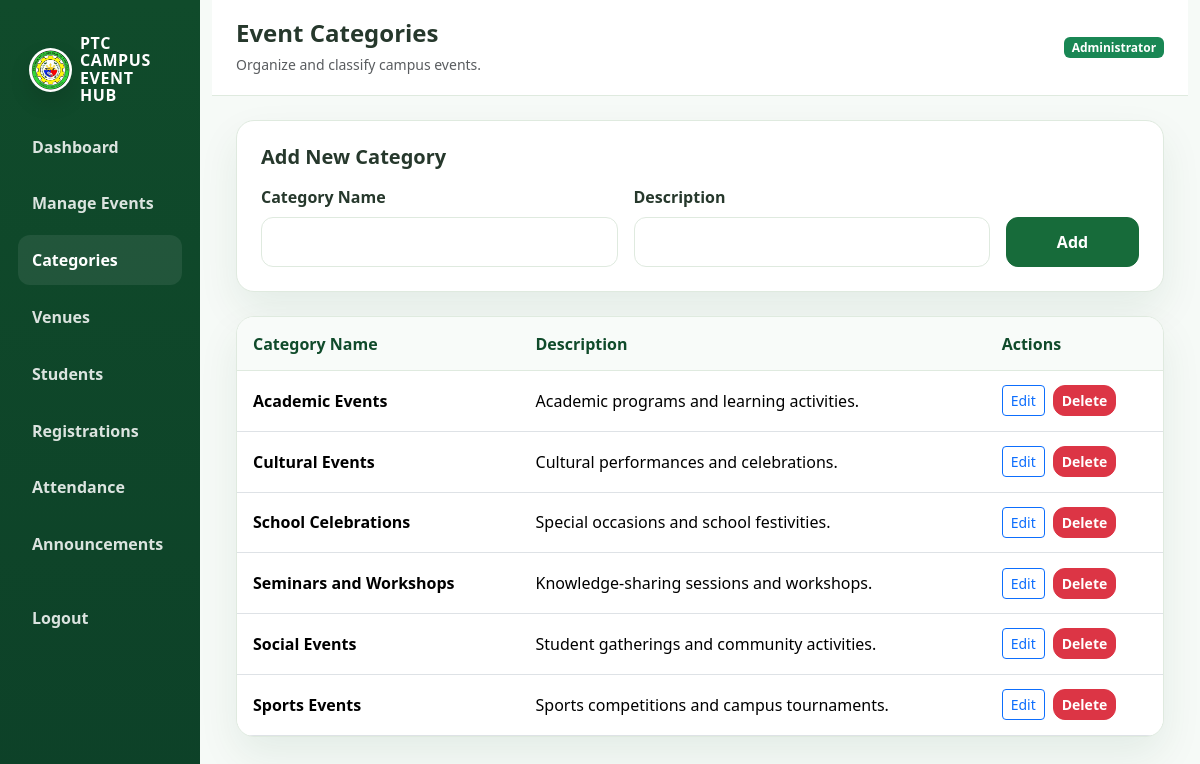
Screenshot of /admin/categories.php (signed in) with the database file from the repository.
### tables this page shows
CREATE TABLE `categories` (
  `id` int(11) NOT NULL,
  `category_name` varchar(100) NOT NULL,
  `description` text DEFAULT NULL,
  `created_at` timestamp NOT NULL DEFAULT current_timestamp()
);

### admin/categories.php (the view, shortened to what this page needs)
<?php
require_once "../config/database.php";
$editCategory = null;
$categories = $pdo->query("SELECT * FROM categories ORDER BY category_name ASC")->fetchAll();
?>
<!DOCTYPE html>
<html lang="en">
<head>
    <link href="https://cdn.jsdelivr.net/npm/bootstrap@5.3.3/dist/css/bootstrap.min.css" rel="stylesheet">
    <link rel="stylesheet" href="../assets/css/ptc-style.css">
</head>
<body>
    <div class="container-fluid">
        <div class="row">
            <aside class="col-md-3 col-lg-2 ptc-sidebar">
                <span class="brand d-flex align-items-center gap-2 text-white">
                    <img src="../assets/images/ptc-logo.png" alt="Pateros Technological College logo">
                    <span class="brand-text">PTC CAMPUS<br>EVENT HUB</span>
                </span>
                <a class="nav-link" href="dashboard.php">Dashboard</a>
                <a class="nav-link" href="events.php">Manage Events</a>
                <a class="nav-link active" href="categories.php">Categories</a>
                <a class="nav-link" href="venues.php">Venues</a>
                <a class="nav-link" href="students.php">Students</a>
                <a class="nav-link" href="registrations.php">Registrations</a>
                <a class="nav-link" href="attendance.php">Attendance</a>
                <a class="nav-link" href="announcements.php">Announcements</a>
                <div class="mt-4"><a class="nav-link" href="../auth/logout.php">Logout</a></div>
            </aside>
            <main class="col-md-9 col-lg-10 ptc-main">
                <div class="ptc-topbar">
                    <div>
                        <h4 class="fw-bold mb-1">Event Categories</h4>
                        <small class="text-muted">Organize and classify campus events.</small>
                    </div>
                    <span class="badge bg-success">Administrator</span>
                </div>
                <div class="ptc-content">
                    <div class="ptc-card p-4 mb-4">
                        <h5 class="fw-bold mb-3"><?php echo $editCategory ? 'Edit Category' : 'Add New Category'; ?></h5>
                        <form method="POST">
                            <div class="row g-3">
                                <div class="col-md-5">
                                    <label class="form-label fw-semibold">Category Name</label>
                                    <input type="text" name="category_name" class="form-control" value="<?php echo htmlspecialchars($editCategory["category_name"] ?? ""); ?>" required>
                                </div>
                                <div class="col-md-5">
                                    <label class="form-label fw-semibold">Description</label>
                                    <input type="text" name="description" class="form-control" value="<?php echo htmlspecialchars($editCategory["description"] ?? ""); ?>">
                                </div>
                                <div class="col-md-2 d-flex align-items-end">
                                    <button type="submit" name="action" value="<?php echo $editCategory ? 'update_category' : 'add_category'; ?>" class="btn btn-green w-100"><?php echo $editCategory ? 'Update' : 'Add'; ?></button>
                                </div>
                            </div>
                        </form>
                    </div>
                    <div class="ptc-table-wrap">
                        <table class="table table-hover align-middle mb-0">
                            <thead>
                                <tr>
                                    <th>Category Name</th>
                                    <th>Description</th>
                                    <th>Actions</th>
                                </tr>
                            </thead>
                            <tbody>
                                <?php if ($categories): ?>
                                    <?php foreach ($categories as $category): ?>
                                        <tr>
                                            <td class="fw-semibold"><?php echo htmlspecialchars($category["category_name"]); ?></td>
                                            <td><?php echo htmlspecialchars($category["description"] ?? "No description"); ?></td>
                                            <td>
                                                <div class="d-flex gap-2">
                                                    <a href="categories.php?edit_id=<?php echo (int) $category["id"]; ?>" class="btn btn-outline-primary btn-sm">Edit</a>
                                                    <form method="POST" onsubmit="return confirm('Delete this category?');">
                                                        <button type="submit" class="btn btn-danger btn-sm">Delete</button>
                                                    </form>
                                                </div>
                                            </td>
                                        </tr>
                                    <?php endforeach; ?>
                                <?php else: ?>
                                    <tr><td colspan="3" class="text-center text-muted py-4">No categories added yet.</td></tr>
                                <?php endif; ?>
                            </tbody>
                        </table>
                    </div>
                </div>
            </main>
        </div>
    </div>
</body>
</html>

### assets/css/ptc-style.css (style rules this page uses)
:root { --dark-green: #104B2B; --primary-green: #176B3A; --medium-green: #237A45; --light-green: #E8F5E9; --soft-green: #F3F8F3; --white: #FFFFFF; --text: #26382C; --muted: #6B7C70; --border: #DFEADF; --danger: #b63b3b; --warning: #c59100; --shadow: 0 18px 40px rgba(16, 75, 43, 0.08); }
* { box-sizing: border-box; }
html { scroll-behavior: smooth; }
body { margin: 0; font-family: "Segoe UI", Arial, sans-serif; background: linear-gradient(180deg, #f6faf7 0%, #edf7ef 100%); color: var(--text); }
img { max-width: 100%; display: block; }
.ptc-brand img, .ptc-sidebar .brand img, .ptc-footer-brand img { width: 44px; height: 44px; border-radius: 50%; object-fit: cover; background: var(--white); border: 2px solid rgba(255,255,255,0.45); box-shadow: 0 10px 22px rgba(0,0,0,0.12); }
.ptc-brand .brand-text, .ptc-sidebar .brand .brand-text { display: inline-block; line-height: 1.08; font-weight: 800; letter-spacing: 0.04em; }
a { text-decoration: none; }
.btn-green { background: var(--primary-green); border: 1px solid var(--primary-green); color: var(--white); border-radius: 12px; padding: 0.75rem 1.25rem; font-weight: 600; transition: all 0.2s ease; }
.btn-danger { border-radius: 12px; font-weight: 600; }
.ptc-card { background: var(--white); border: 1px solid var(--border); border-radius: 18px; box-shadow: var(--shadow); }
.form-control, .form-select { border: 1px solid var(--border); border-radius: 12px; padding: 0.75rem 0.9rem; background: #fff; }
.ptc-sidebar { background: linear-gradient(180deg, var(--dark-green), #0d4128); min-height: 100vh; padding: 1.4rem 1.1rem; }
.ptc-sidebar .brand { color: var(--white); font-weight: 800; letter-spacing: 0.04em; display: block; padding: 0.8rem 0.7rem 1.1rem; }
.ptc-sidebar .nav-link { display: block; padding: 0.8rem 0.9rem; color: rgba(255,255,255,0.85); border-radius: 12px; font-weight: 600; margin-bottom: 0.45rem; }
.ptc-sidebar .nav-link:hover, .ptc-sidebar .nav-link.active { background: rgba(255,255,255,0.08); color: var(--white); }
.ptc-main { background: #f6faf7; min-height: 100vh; }
.ptc-topbar { background: var(--white); border-bottom: 1px solid var(--border); padding: 1.2rem 1.5rem; display: flex; justify-content: space-between; align-items: center; gap: 1rem; }
.ptc-content { padding: 1.5rem; }
.ptc-table-wrap { background: var(--white); border: 1px solid var(--border); border-radius: 18px; overflow: hidden; box-shadow: var(--shadow); }
.table thead th { background: #f8fbf9; color: var(--dark-green); border-bottom: 1px solid var(--border); font-weight: 700; }
.table td, .table th { vertical-align: middle; padding: 0.9rem 1rem; }

### rows the page displays
categories: category_name "Academic Events", description "Academic programs and learning activities."
categories: category_name "Cultural Events", description "Cultural performances and celebrations."
categories: category_name "School Celebrations", description "Special occasions and school festivities."
categories: category_name "Seminars and Workshops", description "Knowledge-sharing sessions and workshops."
categories: category_name "Social Events", description "Student gatherings and community activities."
categories: category_name "Sports Events", description "Sports competitions and campus tournaments."
